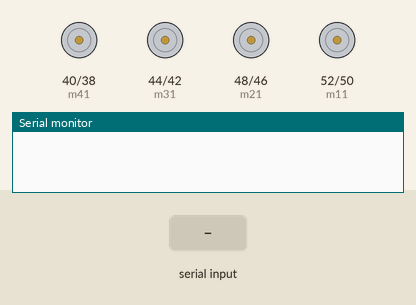
Bench run of a sketch on a simulated Arduino Mega 2560, built with avr-gcc and run on an emulated ATmega2560. Shown: motor-driver pin pairs drawn as motors (green arrow = first pin HIGH = forward, orange = second pin HIGH = backward, longer = more drive), the last lines printed to the serial monitor. Inputs (shaded band) come from the test bench.

Above: at 1.2 s.
1.3 s: "1" received over the second serial link
At 2.2 s:
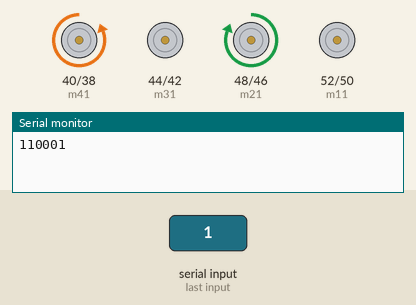
2.8 s: "0" received over the second serial link
At 3.4 s:
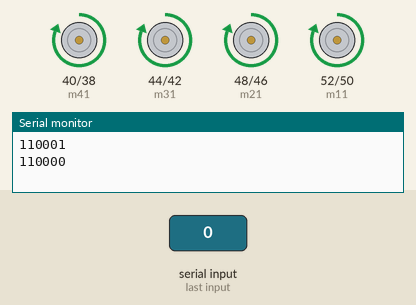
4.3 s: "2" received over the second serial link
At 5.5 s:
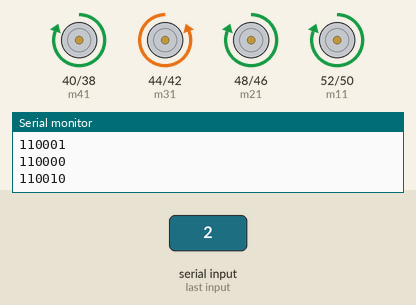
5.8 s: "1" received over the second serial link
At 6.8 s:
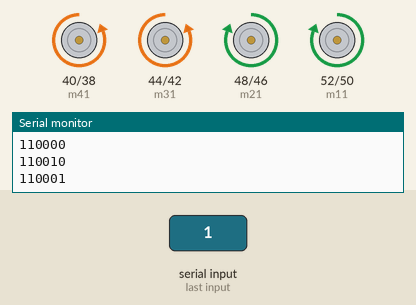
Timing chart, 0 to 8.3 s (numbered marks = the images above; inputs shaded):
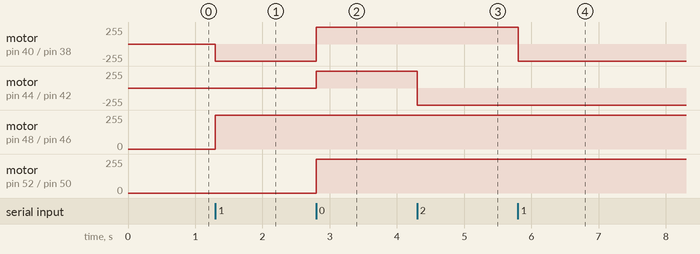

The sketch:

robot.ino
```cpp
int m11=52;
int m12=50;
int m21=48;
int m22=46;
int m31=44;
int m32=42;
int m41=40;
int m42=38;
byte packet;
void setup()
{
pinMode(m11,OUTPUT);
pinMode(m12,OUTPUT);
pinMode(m21,OUTPUT);
pinMode(m22,OUTPUT);
pinMode(m31,OUTPUT);
pinMode(m32,OUTPUT);
pinMode(m41,OUTPUT);
pinMode(m42,OUTPUT);
Serial3.begin(9600);
Serial.begin(9600);
}

void loop()
{

 if(Serial3.available())
{

 packet=Serial3.read();
 Serial.println(packet,BIN);
 if(packet&1==1)
 right();
 else if((packet&2)==2)
forward();
else if((packet&4)==4)
left();
else if((packet&8)==8)
backward();
else if((packet&0b00010000)==0b00010000)
{
rotate_r();

}

else if((packet&0b00100000)==0b00100000)
{
rotate_l();

}


else
stopm();


}


}


void forward()
{
  digitalWrite(m11,1);
  digitalWrite(m12,0);
  // digitalWrite(m21,1);
 // digitalWrite(m22,0);
   digitalWrite(m31,0);
  digitalWrite(m32,1);
 //  digitalWrite(m41,0);
//  digitalWrite(m42,1);
}
void backward()
{
  digitalWrite(m11,0);
  digitalWrite(m12,1);
   //digitalWrite(m21,0);
//  digitalWrite(m22,1);
   digitalWrite(m31,1);
  digitalWrite(m32,0);
  // digitalWrite(m41,1);
  //digitalWrite(m42,0);
}

void right()
{
//  digitalWrite(m11,0);
//  digitalWrite(m12,1);
   digitalWrite(m21,1);
  digitalWrite(m22,0);
 //  digitalWrite(m31,0);
//  digitalWrite(m32,1);
   digitalWrite(m41,0);
  digitalWrite(m42,1);
}


void left()
{
// digitalWrite(m11,1);
//  digitalWrite(m12,0);
   digitalWrite(m21,0);
  digitalWrite(m22,1);
//  digitalWrite(m31,1);
 // digitalWrite(m32,0);
   digitalWrite(m41,1);
  digitalWrite(m42,0);
}

void rotate_r()
{

 digitalWrite(m11,1);
  digitalWrite(m12,0);
   digitalWrite(m21,1);
  digitalWrite(m22,0);
  digitalWrite(m31,1);
  digitalWrite(m32,0);
   digitalWrite(m41,1);
  digitalWrite(m42,0);


}


void rotate_l()
{

 digitalWrite(m11,0);
  digitalWrite(m12,1);
   digitalWrite(m21,0);
  digitalWrite(m22,1);
  digitalWrite(m31,0);
  digitalWrite(m32,1);
   digitalWrite(m41,0);
  digitalWrite(m42,1);


}
void stopm()
{
digitalWrite(m11,0);
  digitalWrite(m12,0);
   digitalWrite(m21,0);
  digitalWrite(m22,0);
   digitalWrite(m31,0);
  digitalWrite(m32,0);
   digitalWrite(m41,0);
  digitalWrite(m42,0);
}
```

Measured:
- after the input at 1.3 s, motor on pin 40 (m41) / pin 38 (m42): stopped → backward 255/255 at once; motor on pin 48 (m21) / pin 46 (m22): stopped → forward 255/255 at once
- after the input at 2.8 s, motor on pin 40 (m41) / pin 38 (m42): backward 255/255 → forward 255/255 at once; motor on pin 44 (m31) / pin 42 (m32), motor on pin 52 (m11) / pin 50 (m12): stopped → forward 255/255 at once
- after the input at 4.3 s, motor on pin 44 (m31) / pin 42 (m32): forward 255/255 → backward 255/255 at once
- after the input at 5.8 s, motor on pin 40 (m41) / pin 38 (m42): forward 255/255 → backward 255/255 at once
